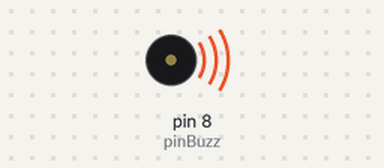
This sketch was run on a simulated Arduino Uno, built with avr-gcc and run on an emulated ATmega328P. Parts: buzzer (waves = sounding).

Above: at 0.2 s.
At 4.03 s:
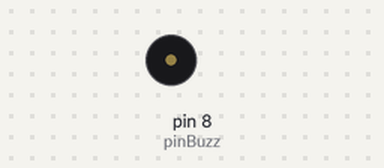
Timing chart, 0 to 5.8 s (numbered marks = the images above):
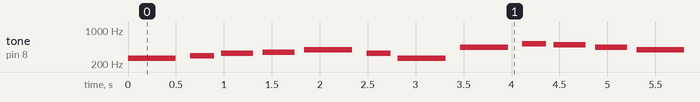

Measured:
- by itself, tone on pin 8 (pinBuzz): plays 262 Hz for 0.50 s, 294 Hz for 0.25 s, 330 Hz for 0.33 s, 349 Hz for 0.33 s, 392 Hz for 0.50 s, 330 Hz for 0.25 s … (178 notes in this stretch)

The sketch:

melodyBuzzer.ino
```cpp
int pinBuzz = 8;

int nada[] = {
  262,294,330,349,392,330,262,440,525,494,440,392
  };

int noteDurations[] = {
  2, 4, 3, 3, 2, 4, 2,
  2, 4, 3, 3, 2
  };

void setup()
{

}

void loop()
{
 for(int thisNote =0; thisNote < 12; thisNote++)
 {
 int noteDuration = 1000 / noteDurations[thisNote];
      tone(pinBuzz,nada[thisNote], noteDuration);
      int pauseBetweenNotes = noteDuration * 1.30;
      delay(pauseBetweenNotes);
      noTone(pinBuzz);
 }
 delay(3000);

}
```
